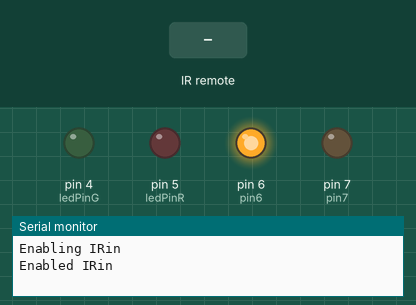
Simulated run of this sketch. Board: Arduino Uno, built with avr-gcc and run on an emulated ATmega328P. Parts: output pins drawn as LEDs (lit = HIGH), the last lines printed to the serial monitor. The inputs (shaded band) are chosen by the test bench.

Above: at 1.2 s.
1.3 s: infrared code 0xFDD02F received
At 1.6 s:
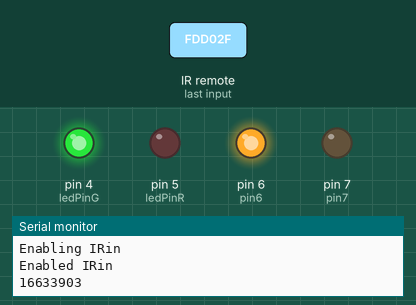
2.8 s: infrared code 0xFD708F received
At 3.4 s:
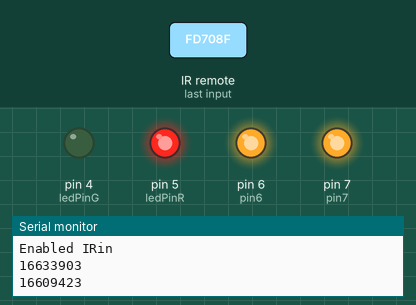
Timing chart, 0 to 5.8 s (numbered marks = the images above; inputs shaded):
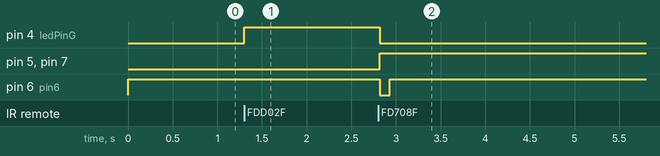

Measured:
- after the input at 1.3 s, pin 4 (ledPinG): LOW → HIGH at once
- after the input at 2.8 s, pin 4 (ledPinG): HIGH → LOW at once; pin 5 (ledPinR), pin 7 (pin7): LOW → HIGH at once; pin 6 (pin6): HIGH → LOW at once, → HIGH 0.11 s later

The sketch:

sketch_aug07a.ino
```cpp
#include <IRremote.h>
#include <APA102.h>
int RECV_PIN = 2;
IRrecv irrecv(RECV_PIN);
decode_results results;
const int ledPinR =  5;
const int ledPinG =  4;
const uint8_t dataPin = 11;
const uint8_t clockPin = 12;
APA102<dataPin, clockPin> ledStrip;
int pin6 = 6;
int pin7 = 7;

// Set the number of LEDs to control.
const uint16_t ledCount = 72;

// We define "power" in this sketch to be the product of the
// 8-bit color channel value and the 5-bit brightness register.
// The maximum possible power is 255 * 31 (7905).
const uint16_t maxPower = 50 * 31;

// The power we want to use on the first LED is 1, which
// corresponds to the dimmest possible white.
const uint16_t minPower = 1;

// Calculate what the ratio between the powers of consecutive
// LEDs needs to be in order to reach the max power on the last
// LED of the strip.
const float multiplier = pow(maxPower / minPower, 1.0 / (ledCount - 1));


void setup() {
  Serial.begin(9600);
  Serial.println("Enabling IRin");
  irrecv.enableIRIn(); // 開始接收訊號！
  Serial.println("Enabled IRin");
  pinMode(ledPinR, OUTPUT);
  pinMode(ledPinG, OUTPUT);
//  pinMode(6, OUTPUT);
  pinMode(pin6, OUTPUT);
  pinMode(pin7, OUTPUT);

}
void sendRed(uint16_t power)
{
  // Choose the lowest possible 5-bit brightness that will work.
  uint8_t brightness5Bit = 1;
  while (brightness5Bit * 255 < power && brightness5Bit < 31)
  {
    brightness5Bit++;
  }

  // Uncomment this line to simulate an LED strip that does not
  // have the extra 5-bit brightness register.  You will notice
  // that roughly the first third of the LED strip turns off
  // because the brightness8Bit equals zero.
  //brightness = 31;

  // Set brightness8Bit to be power divided by brightness5Bit,
  // rounded to the nearest whole number.
  uint8_t brightness8Bit = (power + (brightness5Bit / 2)) / brightness5Bit;

  // Send the white color to the LED strip.  At this point,
  // brightness8Bit multiplied by brightness5Bit should be
  // approximately equal to power.
  ledStrip.sendColor(brightness8Bit, 0, 0, brightness5Bit);
}

void sendGreen(uint16_t power)
{

  uint8_t brightness5Bit = 1;
  while (brightness5Bit * 255 < power && brightness5Bit < 31)
  {
    brightness5Bit++;
  }

  uint8_t brightness8Bit = (power + (brightness5Bit / 2)) / brightness5Bit;

  ledStrip.sendColor(0, brightness8Bit , 0, brightness5Bit);
}

void loop() {
  digitalWrite(6, HIGH);
  ledStrip.startFrame();
  float power = maxPower;
  uint16_t i = 0;
  if (irrecv.decode(&results)) {
    Serial.println(results.value); //接收訊號，以16進位型式輸出到監控視窗

    if (results.value == 16633903) { //如果按下遙控器的特定鍵，就顯示訊息！
      digitalWrite(ledPinR, LOW);
      digitalWrite(ledPinG, HIGH);
      digitalWrite(pin6, HIGH);
      digitalWrite(pin7, LOW);
      for (i = 0; i < ledCount; i++)
      {
        sendRed(power);
      }

    }
    else if (results.value == 16609423) {
      digitalWrite(ledPinG, LOW);
      digitalWrite(ledPinR, HIGH);
      digitalWrite(pin7, HIGH);
      digitalWrite(pin6, LOW);
      for (i = 0; i < ledCount; i++)
      {
        sendGreen(power);

      }

    }
    irrecv.resume(); // 接著接收下一個訊號

  }
  delay(100);


}
```
